Frame 1 (no input): blank canvas, image omitted
Frame 60 (the mouse pressed at the canvas centre just before this capture): blank canvas, image omitted
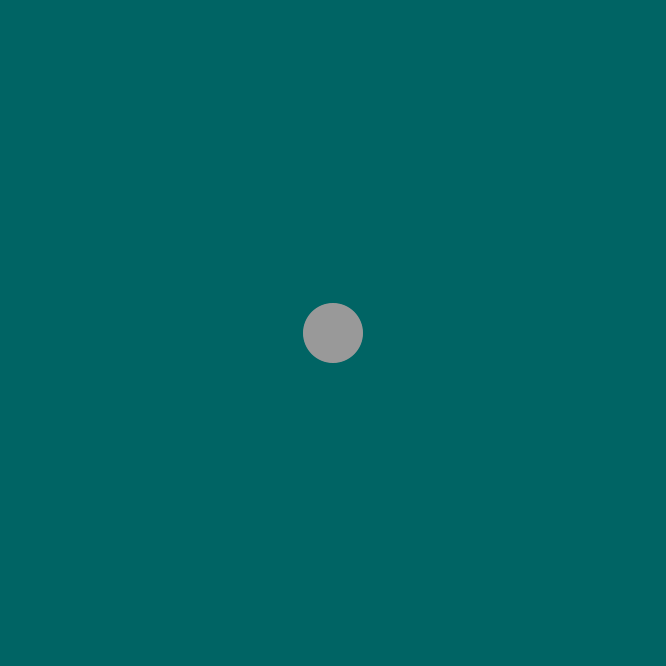
Frame 120 (the mouse held since frame 60 and released just before this capture)

The Processing sketch whose frames 1 and 60 were blank and that drew this single picture after the mouse press (run headless with seeded random() and noise(); from frame 60 on, the mouse is pressed at the canvas centre):

// Processing sketch: pressure
// ── pressure.pde
float pressure = 0;
float pressureSpeed = 0.01;
float brushSize = 100;

void setup(){
  size(666,666);
  background(0, 100, 100);
  noStroke();
}

void draw(){
  if(mousePressed){
    pressure += pressureSpeed;
  } else {
    pressure -= pressureSpeed;
  }
  
  pressure = constrain(pressure, 0.0f, 1.0f);
  
  fill(pressure * 256);
  ellipse(mouseX, mouseY, brushSize * pressure, brushSize * pressure);
}
